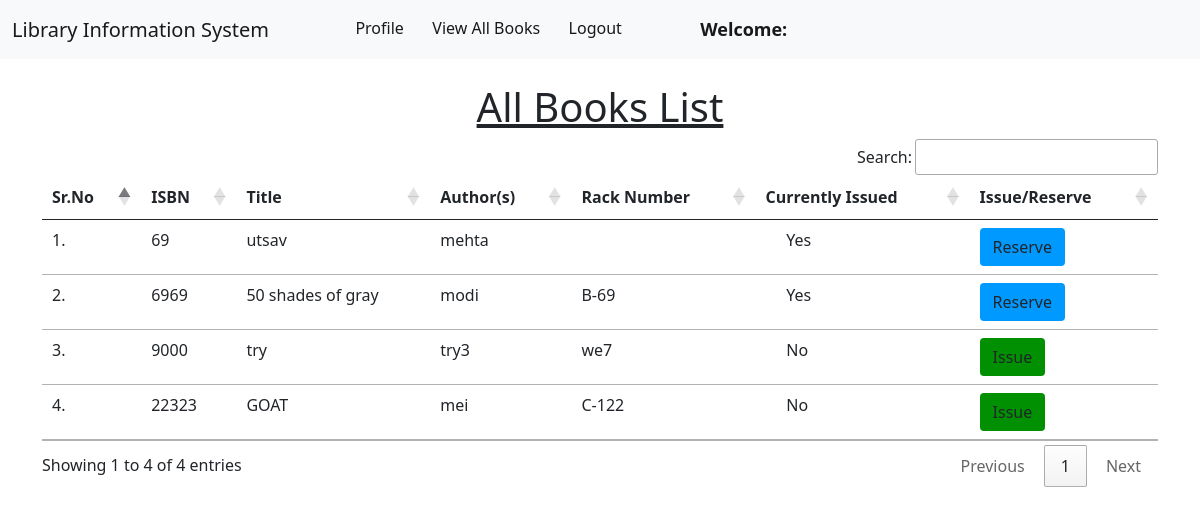
Page /member/view_books/ on the committed database.
### book/models.py (models this page shows, shortened)
class Book(models.Model):
    title = models.CharField(max_length=200)
    author = models.CharField(max_length=200)
    isbn = models.CharField(max_length= 15)
    rack_number = models.CharField(max_length= 10)
    issue_date = models.DateField(null= True)
    date_added = models.DateField(null=True)
    return_requested = models.BooleanField(default=False)
    issue_member = models.ForeignKey("member.Member", on_delete = models.SET_NULL, null = True)

### member/views.py (the view)
# urls.py: path("view_books/", views.view_books, name="view_books"),
def view_books(request):
    books = Book.objects.all()
    return render(request, "member/view_books.html", {'books' :books})

### member/templates/member/view_books.html (shortened to what this page needs)
{% extends 'member/member_navbar.html' %}
{% load static %}
{% block body %}
<div class="container mt-4">
    <h1 class="text-center"><u>All Books List</u></h1>
    <table class="table table-hover" id="example">
        <thead>
            <tr>
                <th>Sr.No</th>
                <th>ISBN</th>
                <th>Title</th>
                <th>Author(s)</th>
                <th>Rack Number</th>
                <th>Currently Issued</th>
                <th>Issue/Reserve</th>
            </tr>
        </thead>
        <tbody>
            {% for book in books %}
            <tr>
                <td>{{forloop.counter}}.</td>
                <td>{{book.isbn}}</td>
                <td>{{book.title}}</td>
                <td>{{book.author}}</td>
                <td>{{book.rack_number}}</td>
                {% if book.issue_date is "" or book.issue_date is null %}
                    <td>&nbsp;&nbsp;&nbsp;&nbsp;&nbsp;No</td>
                    <td><a href="/member/issue_book/{{book.id}}/" class="btn btn-issue" onclick="return confirm('Are you sure you want to Issue this book?')">Issue</a></td>
                {% else %}
                    <td>&nbsp;&nbsp;&nbsp;&nbsp;&nbsp;Yes</td>
                    <td><a href="/member/reserve_book/{{book.id}}/" class="btn btn-reserve" onclick="return confirm('Are you sure you want to Reserve this book?')">Reserve</a></td>
                {% endif %}
            </tr>
            {% endfor %}
        </tbody>
    </table>
    </div>
{% endblock %}

### member/templates/member/view_books.html (style rules this page uses)
.btn-issue { background-color: rgb(1, 144, 1); }
.btn-reserve { background-color: rgb(0, 153, 255) }

### rows in the picture
Book: isbn "69", title "utsav", author "mehta"
Book: isbn "6969", title "50 shades of gray", author "modi", rack_number "B-69"
Book: isbn "9000", title "try", author "try3", rack_number "we7"
Book: isbn "22323", title "GOAT", author "mei", rack_number "C-122"
